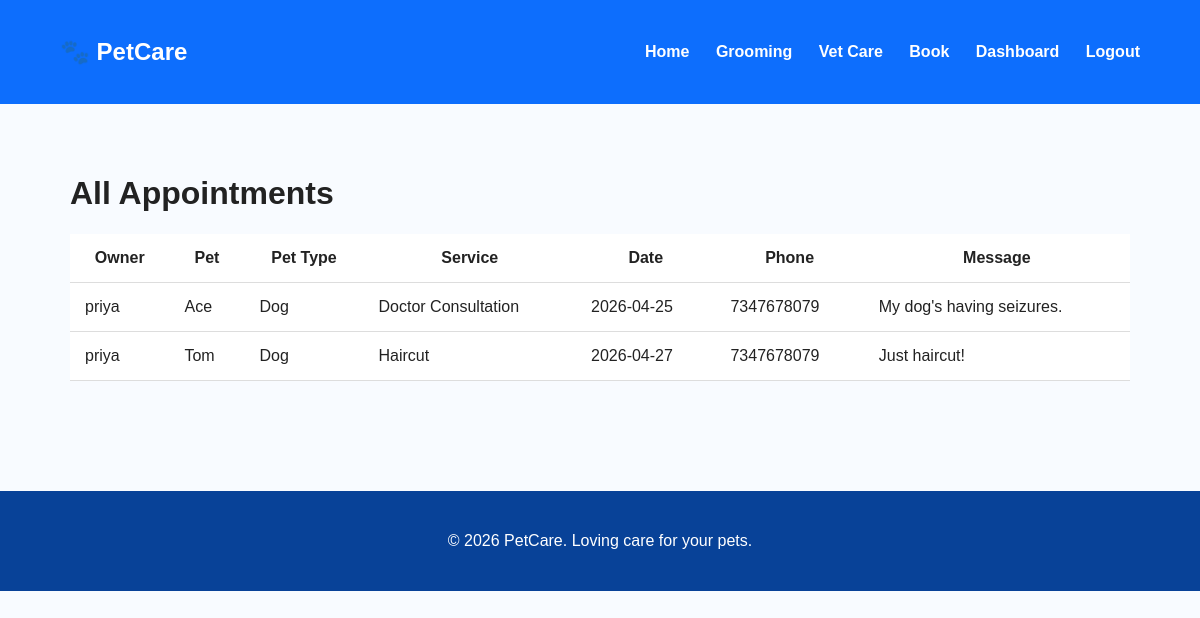
The page /appointments (signed in) on the database its author committed.
### app.py (models this page shows)
class Appointment(db.Model):
    id = db.Column(db.Integer, primary_key=True)
    owner_name = db.Column(db.String(120), nullable=False)
    pet_name = db.Column(db.String(120), nullable=False)
    pet_type = db.Column(db.String(80), nullable=False)
    service = db.Column(db.String(120), nullable=False)
    date = db.Column(db.String(80), nullable=False)
    phone = db.Column(db.String(20), nullable=False)
    message = db.Column(db.Text)
    user_id = db.Column(db.Integer, db.ForeignKey("user.id"))

### app.py (the view)
@app.route("/appointments")
@login_required
def appointments():
    all_appointments = Appointment.query.all()
    return render_template("appointments.html", appointments=all_appointments)

### app.py (called while the page is built)
@login_manager.user_loader
def load_user(user_id):
    return User.query.get(int(user_id))

### templates/appointments.html
{% extends "base.html" %}
{% block content %}
<h1>All Appointments</h1>
<table>
    <tr>
        <th>Owner</th>
        <th>Pet</th>
        <th>Pet Type</th>
        <th>Service</th>
        <th>Date</th>
        <th>Phone</th>
        <th>Message</th>
    </tr>
    {% for appointment in appointments %}
    <tr>
        <td>{{ appointment.owner_name }}</td>
        <td>{{ appointment.pet_name }}</td>
        <td>{{ appointment.pet_type }}</td>
        <td>{{ appointment.service }}</td>
        <td>{{ appointment.date }}</td>
        <td>{{ appointment.phone }}</td>
        <td>{{ appointment.message }}</td>
    </tr>
    {% endfor %}
</table>
{% endblock %}

### templates/base.html (shortened to what this page needs)
<!DOCTYPE html>
<html>
<head>
</head>
<body>
    <header>
        <h2>🐾 PetCare</h2>
        <nav>
            <a href="/">Home</a>
            <a href="/grooming">Grooming</a>
            <a href="/vetcare">Vet Care</a>
            {% if current_user.is_authenticated %}
            <a href="/book">Book</a>
            <a href="/dashboard">Dashboard</a>
            <a href="/logout">Logout</a>
            {% else %}
            <a href="/login">Login</a>
            <a href="/register">Register</a>
            {% endif %}
        </nav>
    </header>
    <div class="container">
        {% block content %}{% endblock %}
    </div>
    <footer>
        <p>© 2026 PetCare. Loving care for your pets.</p>
    </footer>
</body>
</html>

### templates/base.html (style rules this page uses)
body { margin: 0; font-family: Arial, sans-serif; background: #f8fbff; color: #222; }
header { background: #0d6efd; color: white; padding: 18px 60px; display: flex; justify-content: space-between; align-items: center; }
nav a { color: white; text-decoration: none; margin-left: 22px; font-weight: bold; }
.container { padding: 50px 70px; }
table { width: 100%; background: white; border-collapse: collapse; }
th, td { padding: 15px; border-bottom: 1px solid #ddd; }
footer { background: #084298; color: white; text-align: center; padding: 25px; margin-top: 60px; }

### rows shown on the page
Appointment: owner_name "priya", pet_name "Ace", pet_type "Dog", service "Doctor Consultation", date "2026-04-25", phone "7347678079", message "My dog's having seizures."
Appointment: owner_name "priya", pet_name "Tom", pet_type "Dog", service "Haircut", date "2026-04-27", phone "7347678079", message "Just haircut!"
